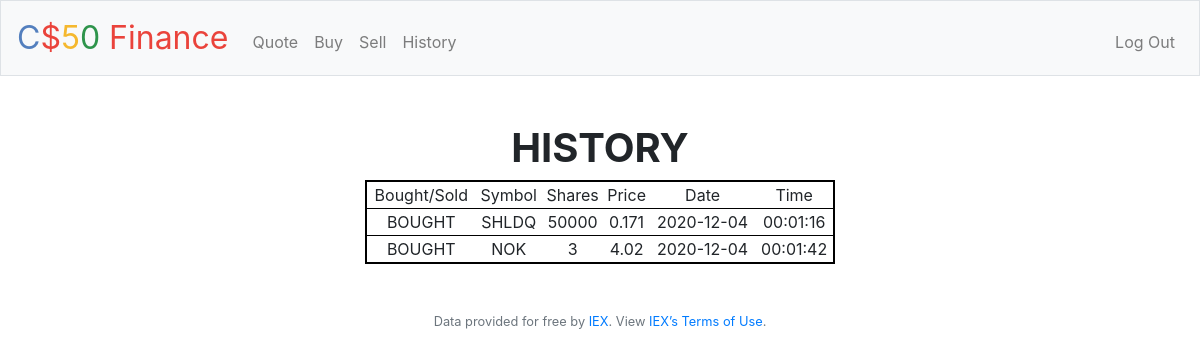
The app's page /history (signed in) with its own data.
### tables this page shows
CREATE TABLE 'transactions' (
'transaction' INTEGER PRIMARY KEY AUTOINCREMENT NOT NULL, 
user_id TEXT NOT NULL, 
symbol TEXT NOT NULL, 
shares NUMERIC NOT NULL, 
price NUMERIC NOT NULL, 
date NOT NULL DEFAULT CURRENT_DATE, 'time'  time DEFAULT CURRENT_TIME  );

### app.py (the view)
@app.route("/history")
@login_required
def history():
    """gets transactional data relevant to user"""
    rows = db.execute("SELECT * FROM transactions WHERE user_id = :user_id",
                        user_id=session["user_id"])
    return render_template("history.html", rows=rows)

### app.py (called while the page is built)
@app.after_request
def after_request(response):
    response.headers["Cache-Control"] = "no-cache, no-store, must-revalidate"
    response.headers["Expires"] = 0
    response.headers["Pragma"] = "no-cache"
    return response

### helpers.py (called while the page is built)
def login_required(f):
    @wraps(f)
    def decorated_function(*args, **kwargs):
        if session.get("user_id") is None:
            return redirect("/login")
        return f(*args, **kwargs)
    return decorated_function

### templates/history.html (shortened to what this page needs)
{% extends "layout.html" %}
{% block main %}
    <h1><strong>HISTORY</strong></h1></h1>
    <table>
        <tr:hover>
            <td> Bought/Sold </td>
            <td> Symbol </td>
            <td> Shares </td>
            <td> Price </td>
            <td> Date </td>
            <td> Time </td>
        {% for row in rows %}
        <tr>
            {% if row["shares"] > 0 %}
                <td> BOUGHT </td>
            {% else %}
                <td> SOLD </td>
            {% endif %}
            <td> {{ row["symbol"] }} </td>
            <td> {{ row["shares"]|abs}} </td>
            <td> {{ row["price"]|round(3) }}  </td>
            <td> {{ row["date"] }} </td>
            <td> {{row["time"]}}</td>
        </tr>
        {% endfor %}
    </table>
{% endblock %}

### static/styles.css (style rules this page uses)
table { border-collapse: collapse; border: 2px solid black; width: 45%; margin-left:auto; margin-right:auto; }
th, td { border-bottom: 1px solid black; }

### records on screen
transactions: shows "BOUGHT", symbol "SHLDQ", shares|abs "50000", price "0.171", date "2020-12-04", time "00:01:16"
transactions: shows "BOUGHT", symbol "NOK", shares|abs "3", price "4.02", date "2020-12-04", time "00:01:42"
